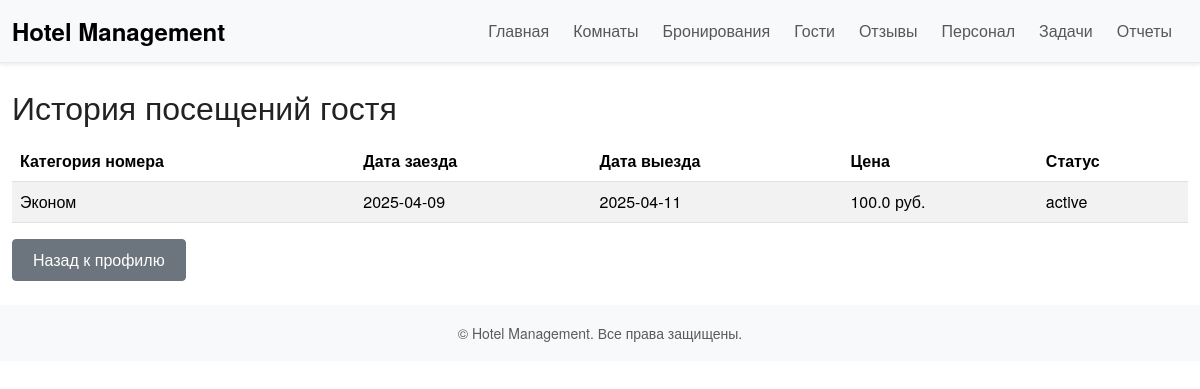
Before: /guests/1/history with the older database file.
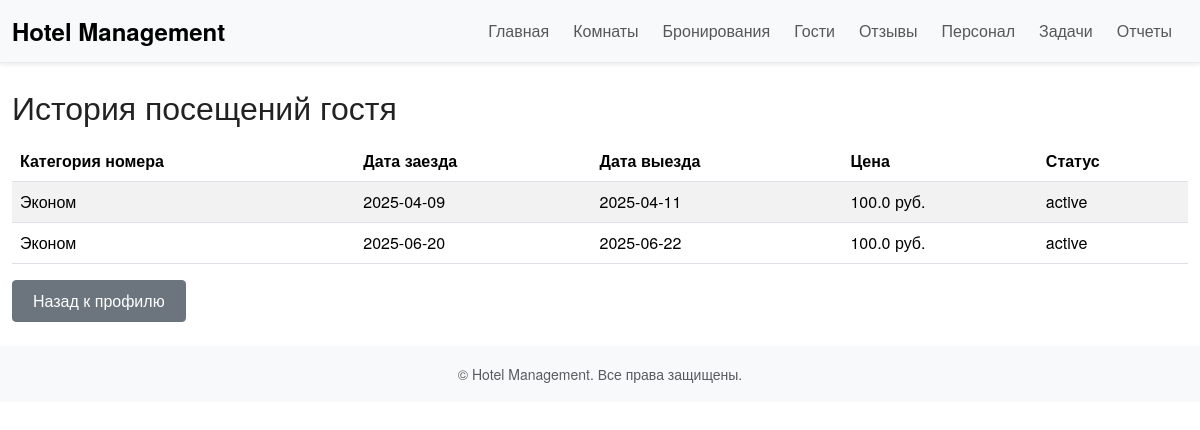
After: the same page with the newer database file.
### tables this page shows
CREATE TABLE bookings (
            id INTEGER PRIMARY KEY AUTOINCREMENT,
            guest_id INTEGER,
            room_id INTEGER,
            start_date TEXT,
            end_date TEXT,
            status TEXT DEFAULT 'active',  -- active, cancelled, completed
            FOREIGN KEY (room_id) REFERENCES rooms(id)
        );

CREATE TABLE rooms (
            id INTEGER PRIMARY KEY AUTOINCREMENT,
            type TEXT NOT NULL,
            capacity INTEGER,
            amenities TEXT,
            price REAL,
            photo TEXT,           -- путь к файлу фотографии
            available INTEGER DEFAULT 1
        );

### app.py (the view)
@app.route('/guests/<int:guest_id>/history')
def guest_history(guest_id):
    conn = get_db_connection()
    history = conn.execute('''
        SELECT bookings.start_date, bookings.end_date, bookings.status, rooms.type, rooms.price
        FROM bookings
        JOIN rooms ON bookings.room_id = rooms.id
        WHERE bookings.guest_id = ?
    ''', (guest_id,)).fetchall()
    conn.close()
    return render_template('guest_history.html', history=history, guest_id=guest_id)

### app.py (called while the page is built)
def get_db_connection():
    conn = sqlite3.connect(DATABASE)
    conn.row_factory = sqlite3.Row  # позволит обращаться по именам столбцов
    return conn

### templates/guest_history.html (shortened to what this page needs)
{% extends 'base.html' %}
{% block content %}
<h2>История посещений гостя</h2>
{% if history %}
  <table class="table table-striped">
    <thead>
      <tr>
        <th>Категория номера</th>
        <th>Дата заезда</th>
        <th>Дата выезда</th>
        <th>Цена</th>
        <th>Статус</th>
      </tr>
    </thead>
    <tbody>
      {% for entry in history %}
      <tr>
        <td>{{ entry['type'] }}</td>
        <td>{{ entry['start_date'] }}</td>
        <td>{{ entry['end_date'] }}</td>
        <td>{{ entry['price'] }} руб.</td>
        <td>{{ entry['status'] }}</td>
      </tr>
      {% endfor %}
    </tbody>
  </table>
{% else %}
  <p class="text-muted">История посещений отсутствует.</p>
{% endif %}
<a href="{{ url_for('guest_profile', guest_id=guest_id) }}" class="btn btn-secondary">Назад к профилю</a>
{% endblock %}

Changed rows visible on the page:
added bookings: type "Эконом", start_date "2025-06-20", end_date "2025-06-22", price "100.0", status "active"
